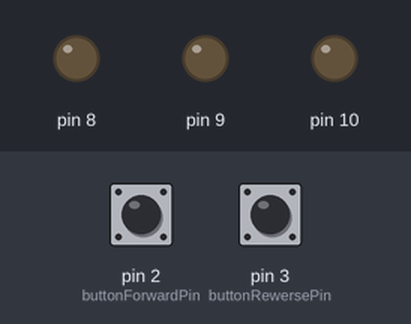
This sketch was run on a simulated Arduino Uno, built with avr-gcc and run on an emulated ATmega328P. Parts: output pins drawn as LEDs (lit = HIGH). Inputs (shaded band) come from the test bench; at power-on: pin 2 (buttonForwardPin) LOW, pin 3 (buttonRewersePin) LOW.

Above: at 2.8 s.
2.9 s: pin 2 (buttonForwardPin) pulled HIGH for 1.2 s
At 3.3 s:
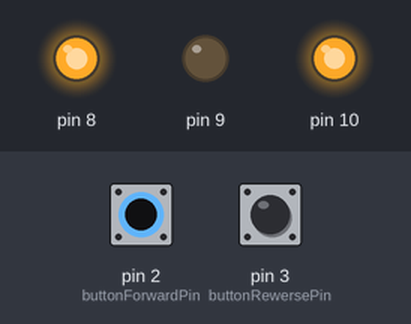
5.6 s: pin 3 (buttonRewersePin) pulled HIGH for 1.2 s
At 6.8 s:
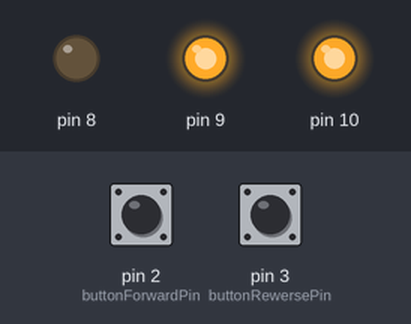
8.3 s: pin 2 (buttonForwardPin) pulled HIGH for 3.2 s
At 10.3 s:
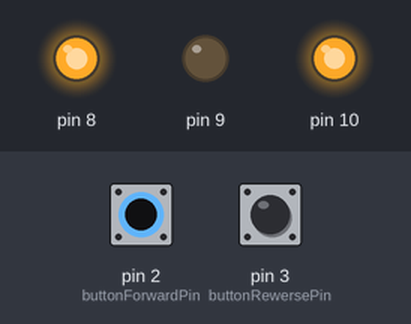
13.0 s: pin 3 (buttonRewersePin) pulled HIGH for 3.2 s
At 13.3 s:
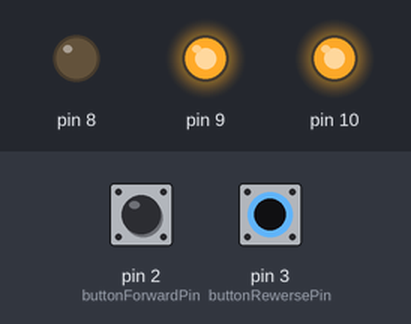
Timing chart, 0 to 16.0 s (numbered marks = the images above; inputs shaded):
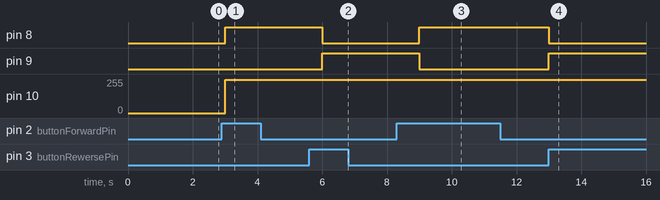

The sketch:

L298N.ino
```cpp
const int buttonForwardPin = 2;     // the number of the pushbutton pin
const int buttonRewersePin = 3;     // the number of the pushbutton pin

int buttonStateF = 0;
int buttonStateR = 0;

void setup() {
  // put your setup code here, to run once:

  pinMode(8, OUTPUT);
  pinMode(9, OUTPUT);
  pinMode(10, OUTPUT);
  pinMode(buttonRewersePin, INPUT);
  pinMode(buttonForwardPin, INPUT);
}

void loop() {
  buttonStateF = digitalRead(buttonForwardPin);
  buttonStateR = digitalRead(buttonRewersePin);

  // check if the pushbutton is pressed.
  // if it is, the buttonState is HIGH:
  if (buttonStateF == HIGH) {

    digitalWrite(8, HIGH);
    digitalWrite(9, LOW);
    analogWrite(10, 250);
    buttonStateR = 0;
  }
  if (buttonStateR == HIGH) {

    digitalWrite(8, LOW);
    digitalWrite(9, HIGH);
    analogWrite(10, 250);
    buttonStateF = 0;
  }
  buttonStateR = 0;
  buttonStateF = 0;
  // FORWARD

  delay(1000);

}
```

Measured:
- after the input at 2.9 s, pin 8: LOW → HIGH after 0.10 s; pin 10: 0/255 → 250/255 after 0.10 s
- after the input at 5.6 s, pin 8: HIGH → LOW after 0.40 s; pin 9: LOW → HIGH after 0.40 s
- after the input at 8.3 s, pin 8: LOW → HIGH after 0.70 s; pin 9: HIGH → LOW after 0.70 s
- after the input at 13.0 s, pin 8: HIGH → LOW at once; pin 9: LOW → HIGH at once
